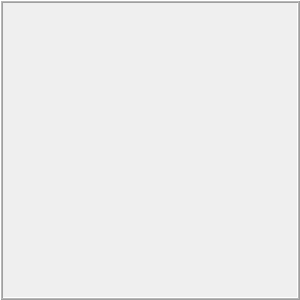
<?xml version="1.0" encoding="UTF-8"?>
<ui version="4.0">
 <class>DMHWaitingDialog</class>
 <widget class="QDialog" name="DMHWaitingDialog">
  <property name="geometry">
   <rect>
    <x>0</x>
    <y>0</y>
    <width>300</width>
    <height>300</height>
   </rect>
  </property>
  <property name="windowTitle">
   <string>DMHelper</string>
  </property>
  <property name="styleSheet">
   <string notr="true">background-image: url(:/img/data/parchment.jpg);</string>
  </property>
  <layout class="QVBoxLayout" name="verticalLayout_2">
   <property name="spacing">
    <number>0</number>
   </property>
   <property name="leftMargin">
    <number>0</number>
   </property>
   <property name="topMargin">
    <number>0</number>
   </property>
   <property name="rightMargin">
    <number>0</number>
   </property>
   <property name="bottomMargin">
    <number>0</number>
   </property>
   <item>
    <widget class="QFrame" name="frame">
     <property name="frameShape">
      <enum>QFrame::Box</enum>
     </property>
     <property name="frameShadow">
      <enum>QFrame::Raised</enum>
     </property>
     <property name="lineWidth">
      <number>1</number>
     </property>
     <property name="midLineWidth">
      <number>1</number>
     </property>
     <layout class="QVBoxLayout" name="verticalLayout">
      <item>
       <layout class="QHBoxLayout" name="horizontalLayout">
        <item>
         <spacer name="horizontalSpacer">
          <property name="orientation">
           <enum>Qt::Horizontal</enum>
          </property>
          <property name="sizeHint" stdset="0">
           <size>
            <width>5</width>
            <height>20</height>
           </size>
          </property>
         </spacer>
        </item>
        <item>
         <widget class="QLabel" name="label">
          <property name="text">
           <string/>
          </property>
          <property name="pixmap">
           <pixmap resource="resources.qrc">:/img/data/dmhelper_waiting_image.png</pixmap>
          </property>
          <property name="alignment">
           <set>Qt::AlignCenter</set>
          </property>
         </widget>
        </item>
        <item>
         <spacer name="horizontalSpacer_2">
          <property name="orientation">
           <enum>Qt::Horizontal</enum>
          </property>
          <property name="sizeHint" stdset="0">
           <size>
            <width>5</width>
            <height>20</height>
           </size>
          </property>
         </spacer>
        </item>
       </layout>
      </item>
      <item>
       <widget class="QLabel" name="lblStatus">
        <property name="text">
         <string/>
        </property>
        <property name="alignment">
         <set>Qt::AlignCenter</set>
        </property>
       </widget>
      </item>
     </layout>
    </widget>
   </item>
  </layout>
 </widget>
 <resources>
  <include location="resources.qrc"/>
 </resources>
 <connections/>
</ui>
